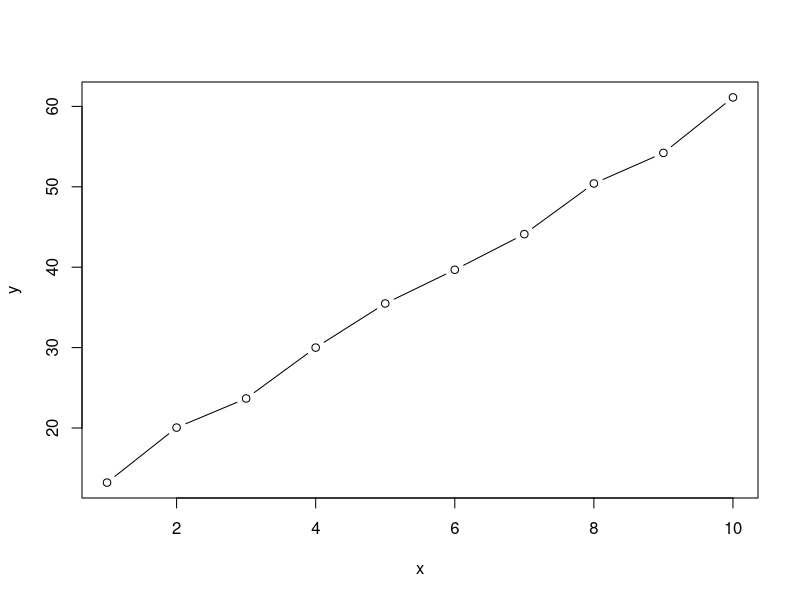
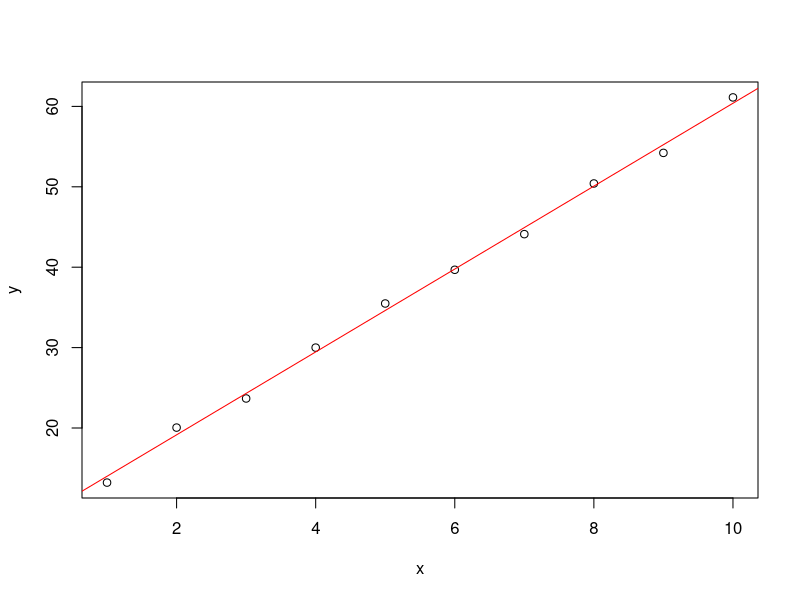

The R source for these figures, in order:
###  Tutorial for GitHub

## Make a graph

x <- 1:10
y <- rnorm(10) + 10 + x*5

plot(x,y, type = "b")

## This is the testGraph.R file after adding a lm fit
##

xy.lm <- lm(y ~ x)

plot(x,y)
abline(xy.lm, col = "red")

